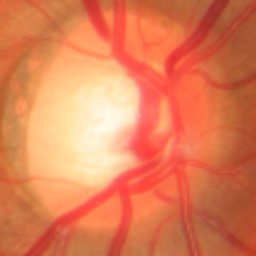
#> input picture imagens/roi.png, 256 x 256 px
$ python aadg.py
#> lines starting #> are read from the running program, lines starting #| are printed output that depends on the picture; after the words box and inside, x2 and y2 are one past the last pixel; in counts of white or black regions, pixels touching at a corner belong together
import cv2
import numpy as np
from matplotlib import pyplot as plt
# import matplotlib.image as mpimg


def show_image():

    while True:
        # carregando as imagens
        img = cv2.imread("imagens/roi.png", -1)
#> img is the input picture: shape (256, 256, 3); mean B, G, R 85.7, 126, 224.1
        img_not_glaucoma = cv2.imread("imagens/not_glaucoma.png", -1)
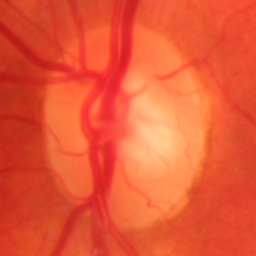
#> input picture imagens/not_glaucoma.png, 256 x 256 px
#> img_not_glaucoma is the input picture: shape (256, 256, 3); mean B, G, R 54.4, 87.4, 231.7

        # transformando as imagens carregadas para a escala de cinza
        img_gray = cv2.cvtColor(img, cv2.COLOR_BGR2GRAY)
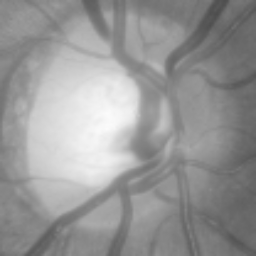
#> img_gray: shape (256, 256); min 77, max 251, mean 150.7
        img_not_glaucoma_gray = cv2.cvtColor(
            img_not_glaucoma, cv2.COLOR_BGR2GRAY)
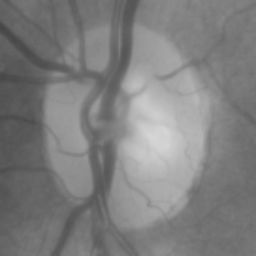
#> img_not_glaucoma_gray: shape (256, 256); min 70, max 213, mean 126.8

        # limiarizando a imagem
        ret, thresh1 = cv2.threshold(
            img_gray, 205, 255, cv2.ADAPTIVE_THRESH_MEAN_C)
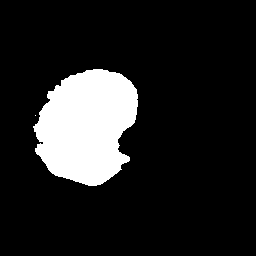
#> thresh1: shape (256, 256); 13.7% white; 2 white regions (1 under 20 px), largest, box (x1, y1, x2, y2) and area: (33, 69, 138, 186) 8994
        ret, thresh2 = cv2.threshold(
            img_not_glaucoma_gray, 205, 255, cv2.ADAPTIVE_THRESH_MEAN_C)
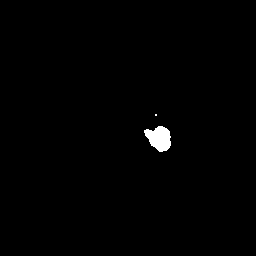
#> thresh2: shape (256, 256); 0.73% white; 2 white regions (1 under 20 px), largest, box (x1, y1, x2, y2) and area: (144, 126, 171, 152) 477

        # histograma
        hist = cv2.calcHist([thresh1], [0], None, [180], [0, 180])
#> hist = 180 values, max 56541 at index 0, min 0 at index 1, mean 314.1

        plt.imshow(hist)
        plt.show()
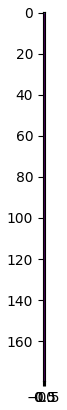
#> figure drawn by matplotlib, 1 panel

        # exibindo a imagens do paciente com glaucoma
        cv2.imshow('Com Glaucoma (Segmentado)', thresh1)
        cv2.imshow('Com Glaucoma', img)

        # exibindo a imagens do paciente sem glaucoma
        cv2.imshow('Sem Glaucoma (Segmentado)', thresh2)
        cv2.imshow('Sem Glaucoma', img_not_glaucoma)

        cv2.waitKey(1)


show_image()


def getImage(url, format):
    image = cv2.imread(url)
    return cv2.cvtColor(image, format)
